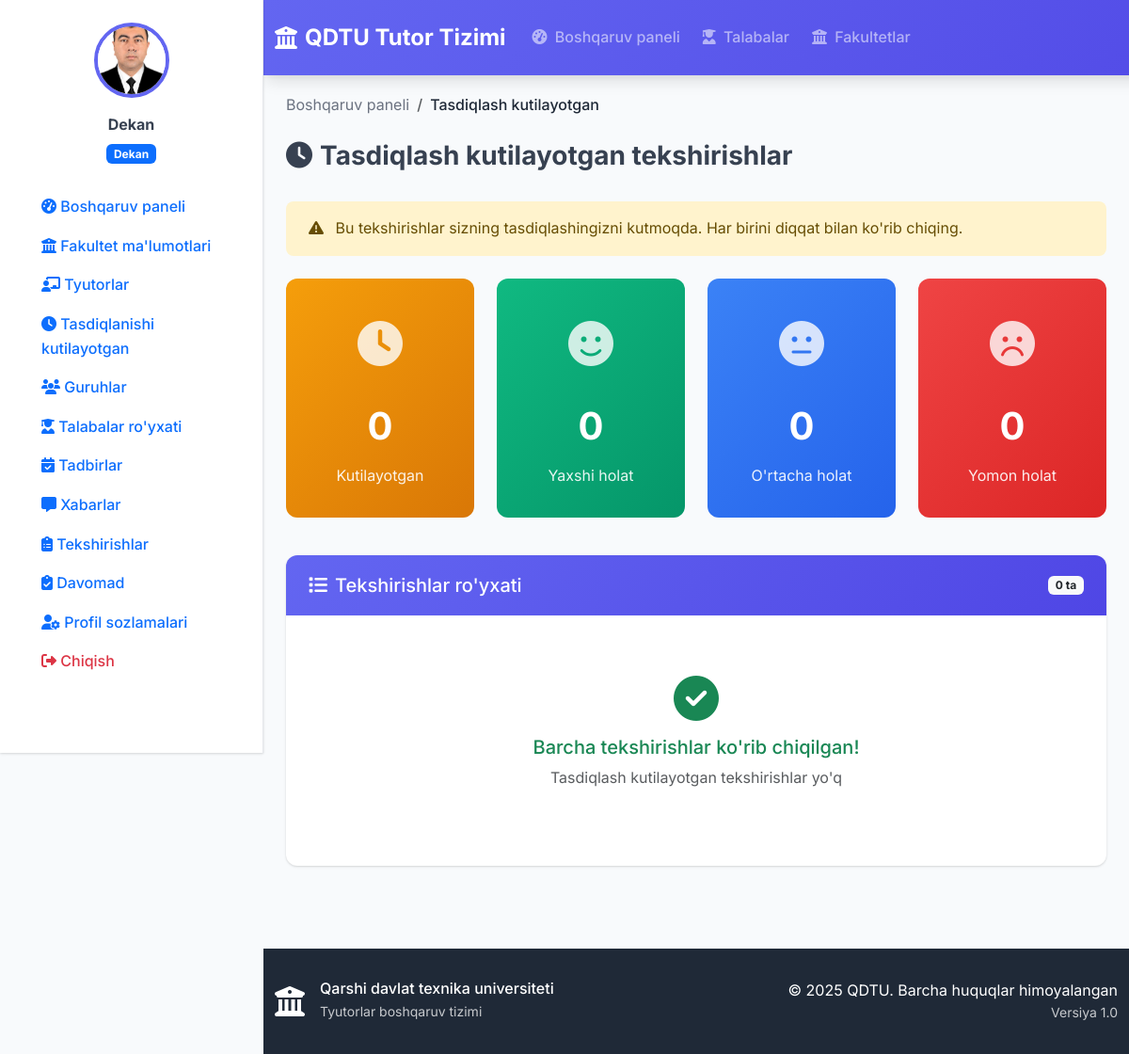
The page /housing/pending/ (signed in) on the database its author committed.
### accounts/models.py (models this page shows, shortened)
class User(AbstractUser):
    USER_TYPE_CHOICES = (
        ('rector', 'Rektor'),
        ('dean', 'Dekan'),
        ('tutor', 'Tutor'),
    )
    user_type = models.CharField(
        max_length=10,
        choices=USER_TYPE_CHOICES,
        verbose_name="Foydalanuvchi turi"
    )
    faculty = models.ForeignKey(
        'faculty.Faculty',
        on_delete=models.SET_NULL,
        null=True,
        blank=True,
        verbose_name="Fakultet"
    )
    profile_picture = models.ImageField(
        upload_to='profile_pics/',
        null=True,
        blank=True,
        verbose_name="Profil rasmi"
    )
    phone_number = models.CharField(
        max_length=20,
        blank=True,
        verbose_name="Telefon raqami"
    )
    class Meta:
        verbose_name = "Foydalanuvchi"
        verbose_name_plural = "Foydalanuvchilar"
    def is_rector(self):
        return self.user_type == 'rector'
    def is_dean(self):
        return self.user_type == 'dean'
    def is_tutor(self):
        return self.user_type == 'tutor'
    def get_full_name(self):
        return f"{self.first_name} {self.last_name}".strip() or self.username

### housing/views.py (the view)
# urls.py: path('pending/', views.pending_inspections, name='pending_inspections'),
@dean_required
def pending_inspections(request):
    inspections = HousingInspection.objects.filter(
        student__group__faculty=request.user.faculty,
        status='pending'
    ).order_by('-inspection_date')
    context = {
        'inspections': inspections,
    }
    return render(request, 'housing/pending_inspections.html', context)

### templates/housing/pending_inspections.html (shortened to what this page needs)
{% extends 'base.html' %}
{% block content %}
<div class="container-fluid">
    <div class="row mb-4">
        <div class="col">
            <nav aria-label="breadcrumb">
                <ol class="breadcrumb">
                    <li class="breadcrumb-item"><a href="{% url 'dashboard' %}">Boshqaruv paneli</a></li>
                    <li class="breadcrumb-item active">Tasdiqlash kutilayotgan</li>
                </ol>
            </nav>
            <h1 class="h3 fw-bold"><i class="fas fa-clock me-2"></i>Tasdiqlash kutilayotgan tekshirishlar</h1>
        </div>
    </div>
    <div class="alert alert-warning mb-4">
        <i class="fas fa-exclamation-triangle me-2"></i>
        Bu tekshirishlar sizning tasdiqlashingizni kutmoqda. Har birini diqqat bilan ko'rib chiqing.
    </div>
    <div class="row mb-4">
        <div class="col-lg-3 col-md-6 mb-3">
            <div class="stats-card warning">
                <div class="icon">
                    <i class="fas fa-clock"></i>
                </div>
                <div class="number">{{ inspections.count }}</div>
                <div class="label">Kutilayotgan</div>
            </div>
        </div>
        <div class="col-lg-3 col-md-6 mb-3">
            <div class="stats-card success">
                <div class="icon">
                    <i class="fas fa-smile"></i>
                </div>
                <div class="number">
                    {% with good=0 %}
                        {{ good }}
                    {% endwith %}
                </div>
                <div class="label">Yaxshi holat</div>
            </div>
        </div>
        <div class="col-lg-3 col-md-6 mb-3">
            <div class="stats-card info">
                <div class="icon">
                    <i class="fas fa-meh"></i>
                </div>
                <div class="number">
                    {% with average=0 %}
                        {{ average }}
                    {% endwith %}
                </div>
                <div class="label">O'rtacha holat</div>
            </div>
        </div>
        <div class="col-lg-3 col-md-6 mb-3">
            <div class="stats-card danger">
                <div class="icon">
                    <i class="fas fa-frown"></i>
                </div>
                <div class="number">
                    {% with poor=0 %}
                        {{ poor }}
                    {% endwith %}
                </div>
                <div class="label">Yomon holat</div>
            </div>
        </div>
    </div>
    <div class="card">
        <div class="card-header text-white d-flex justify-content-between align-items-center">
            <h5 class="mb-0"><i class="fas fa-list me-2"></i>Tekshirishlar ro'yxati</h5>
            <span class="badge bg-light text-dark">{{ inspections.count }} ta</span>
        </div>
        <div class="card-body">
            {% if inspections %}
                <div class="table-responsive">
                    <table class="table table-hover">
                        <thead>
                            <tr>
                                <th>Talaba</th>
                                <th>Tekshiruvchi</th>
                                <th>Sana</th>
                                <th>Holat</th>
                                <th>Izoh</th>
                                <th>Amallar</th>
                            </tr>
                        </thead>
                        <tbody>
                            {% for inspection in inspections %}
                                <tr>
                                    <td>
                                        <div class="d-flex align-items-center">
                                            <div class="rounded-circle bg-warning bg-gradient d-flex align-items-center justify-content-center me-3" style="width: 40px; height: 40px;">
                                                <span class="text-white fw-bold">{{ inspection.student.first_name|first }}{{ inspection.student.last_name|first }}</span>
                                            </div>
                                            <div>
                                                <div class="fw-medium">{{ inspection.student.full_name }}</div>
                                                <small class="text-muted">{{ inspection.student.group.name }}</small>
                                            </div>
                                        </div>
                                    </td>
                                    <td>{{ inspection.inspector.get_full_name }}</td>
                                    <td>
                                        <div class="fw-medium">{{ inspection.inspection_date|date:"d.m.Y" }}</div>
                                        <small class="text-muted">{{ inspection.inspection_date|date:"H:i" }}</small>
                                    </td>
                                    <td>
                                        {% if inspection.condition == 'good' %}
                                            <span class="condition-badge condition-good">Yaxshi</span>
                                        {% elif inspection.condition == 'average' %}
                                            <span class="condition-badge condition-average">O'rtacha</span>
                                        {% else %}
                                            <span class="condition-badge condition-poor">Yomon</span>
                                        {% endif %}
                                    </td>
                                    <td>{{ inspection.comment|truncatechars:50 }}</td>
                                    <td>
                                        <div class="btn-group" role="group">
                                            <a href="{% url 'inspection_detail' inspection.id %}" class="btn btn-outline-primary btn-sm">
                                                <i class="fas fa-eye"></i>
                                            </a>
                                            <a href="{% url 'review_inspection' inspection.id %}" class="btn btn-outline-success btn-sm">
                                                <i class="fas fa-check"></i>
                                            </a>
                                        </div>
                                    </td>
                                </tr>
                            {% endfor %}
                        </tbody>
                    </table>
                </div>
            {% else %}
                <div class="text-center py-5">
                    <i class="fas fa-check-circle fa-3x text-success mb-3"></i>
                    <h5 class="text-success">Barcha tekshirishlar ko'rib chiqilgan!</h5>
                    <p class="text-muted">Tasdiqlash kutilayotgan tekshirishlar yo'q</p>
                </div>
            {% endif %}
        </div>
    </div>
</div>
{% endblock %}

### templates/sidebar.html (shortened to what this page needs)
{% load static %}
<div class="sidebar" id="sidebar">
    <div class="sidebar-content">
        <div class="user-info text-center mb-4">
            {% if user.profile_picture %}
                <img src="{{ user.profile_picture.url }}" class="profile-image mb-3">
            {% else %}
                <div class="profile-initials mb-3">
                    {{ user.first_name|first|upper }}{{ user.last_name|first|upper }}
                </div>
            {% endif %}
            <div class="user-details">
                <div class="mb-1 fw-bold">{{ user.get_full_name }}</div>
                <div class="badge bg-primary">
                    {% if user.is_rector %}
                        Prorektor
                    {% elif user.is_dean %}
                        Dekan
                    {% elif user.is_tutor %}
                        Tutor
                    {% endif %}
                </div>
            </div>
        </div>
        <nav class="sidebar-nav">
            <ul class="nav flex-column">
                <li class="nav-item">
                    <a class="nav-link " href="{% url 'dashboard' %}">
                        <i class="fas fa-tachometer-alt"></i>
                        <span>Boshqaruv paneli</span>
                    </a>
                </li>
                {% if user.is_dean %}
                    <li class="nav-item">
                        <a class="nav-link {% if request.resolver_match.url_name == 'faculty_info' %}active{% endif %}" href="#" onclick="showFacultyInfo()">
                            <i class="fas fa-university"></i>
                            <span>Fakultet ma'lumotlari</span>
                        </a>
                    </li>
                    <li class="nav-item">
                        <a class="nav-link {% if request.resolver_match.url_name == 'tutor_list' %}active{% endif %}" href="{% url 'tutor_list' %}">
                            <i class="fas fa-chalkboard-teacher"></i>
                            <span>Tyutorlar</span>
                        </a>
                    </li>
                    <li class="nav-item">
                        <a class="nav-link {% if request.resolver_match.url_name == 'pending_inspections' %}active{% endif %}" href="{% url 'pending_inspections' %}">
                            <i class="fas fa-clock"></i>
                            <span>Tasdiqlanishi kutilayotgan</span>
                        </a>
                    </li>
                    <li class="nav-item">
                        <a class="nav-link {% if request.resolver_match.url_name == 'group_list' %}active{% endif %}" href="{% url 'group_list' %}">
                            <i class="fas fa-users"></i>
                            <span>Guruhlar</span>
                        </a>
                    </li>
                    <li class="nav-item">
                        <a class="nav-link {% if request.resolver_match.url_name == 'student_list' %}active{% endif %}" href="{% url 'student_list' %}">
                            <i class="fas fa-user-graduate"></i>
                            <span>Talabalar ro'yxati</span>
                        </a>
                    </li>
                    <li class="nav-item">
                        <a class="nav-link" href="{% url 'dean_events' %}">
                            <i class="fas fa-calendar-check"></i>
                            <span>Tadbirlar</span>
                        </a>
                    </li>
                    <li class="nav-item">
                        <a class="nav-link" href="{% url 'message_list' %}">
                            <i class="fas fa-message"></i>
                            <span>Xabarlar</span>
                        </a>
                    </li>
                {% endif %}
                <li class="nav-item">
                    <a class="nav-link {% if request.resolver_match.url_name == 'inspection_list' %}active{% endif %}" href="{% url 'inspection_list' %}">
                        <i class="fas fa-clipboard-list"></i>
                        <span>Tekshirishlar</span>
                    </a>
                </li>
                <li class="nav-item mt-auto">
                    <a href="{% url 'attendance_view' %}" class="nav-link flex items-center hover:bg-gray-100 {% if request.resolver_match.url_name == 'attendance_view' %}sidebar-active{% endif %}">
                        <i class="fas fa-clipboard-check mr-3"></i>
                        Davomad
                    </a>
                </li>
                <li class="nav-item mt-auto">
                    <a class="nav-link {% if request.resolver_match.url_name == 'profile' %}active{% endif %}" href="{% url 'profile' %}">
                        <i class="fas fa-user-cog"></i>
                        <span>Profil sozlamalari</span>
                    </a>
                </li>
                <li class="nav-item">
                    <a class="nav-link text-danger" href="{% url 'logout' %}">
                        <i class="fas fa-sign-out-alt"></i>
                        <span>Chiqish</span>
                    </a>
                </li>
            </ul>
        </nav>
    </div>
</div>

### templates/base.html (style rules this page uses)
:root { --primary-color: #6366f1; --primary-dark: #4f46e5; --secondary-color: #f59e0b; --success-color: #10b981; --warning-color: #f59e0b; --danger-color: #ef4444; --info-color: #3b82f6; --dark-color: #1f2937; --light-color: #f8fafc; --border-color: #e5e7eb; --text-muted: #6b7280; --shadow: 0 1px 3px 0 rgba(0, 0, 0, 0.1), 0 1px 2px 0 rgba(0, 0, 0, 0.06); --shadow-lg: 0 10px 15px -3px rgba(0, 0, 0, 0.1), 0 4px 6px -2px rgba(0, 0, 0, 0.05); }
* { font-family: 'Inter', sans-serif; }
body { background-color: #f8fafc; color: #374151; line-height: 1.6; margin: 0; padding-left: 0; transition: padding-left 0.3s ease; }
body.sidebar-open { padding-left: 280px; }
.card { border: none; border-radius: 12px; box-shadow: var(--shadow); transition: all 0.3s ease; overflow: hidden; }
.card-header { background: linear-gradient(135deg, var(--primary-color) 0%, var(--primary-dark) 100%); border: none; padding: 1.25rem 1.5rem; font-weight: 600; }
.nav-link { font-weight: 500; transition: all 0.3s ease; border-radius: 6px; margin: 0 0.25rem; }
.sidebar { position: fixed; top: 0; left: -280px; width: 280px; height: 100vh; background: white; border-right: 1px solid var(--border-color); box-shadow: var(--shadow); padding: 1.5rem; transition: left 0.3s ease; z-index: 1040; overflow-y: auto; }
.sidebar.open { left: 0; }
@media (min-width: 992px) { body { padding-left: 280px; } }
@media (min-width: 992px) { .sidebar { left: 0; top: 0; } }
.profile-image { width: 80px; height: 80px; border-radius: 50%; object-fit: cover; border: 4px solid var(--primary-color); }
.stats-card { background: linear-gradient(135deg, var(--primary-color) 0%, var(--primary-dark) 100%); color: white; border-radius: 12px; padding: 2rem; text-align: center; transition: all 0.3s ease; }
.stats-card.success { background: linear-gradient(135deg, var(--success-color) 0%, #059669 100%); }
.stats-card.warning { background: linear-gradient(135deg, var(--warning-color) 0%, #d97706 100%); }
.stats-card.danger { background: linear-gradient(135deg, var(--danger-color) 0%, #dc2626 100%); }
.stats-card.info { background: linear-gradient(135deg, var(--info-color) 0%, #2563eb 100%); }
.stats-card .icon { font-size: 3rem; margin-bottom: 1rem; opacity: 0.8; }
.stats-card .number { font-size: 2.5rem; font-weight: 700; margin-bottom: 0.5rem; }
.stats-card .label { font-size: 1rem; opacity: 0.9; }
.alert { border: none; border-radius: 8px; padding: 1rem 1.5rem; }
.breadcrumb { background: none; padding: 0; margin-bottom: 1.5rem; }
.breadcrumb-item a { color: var(--text-muted); text-decoration: none; }
.breadcrumb-item.active { color: var(--dark-color); font-weight: 500; }

### rows shown on the page
User: profile_picture (picture), get_full_name "Dekan"

### other values the page prints
{{ inspections.count }} "0"
{{ good }} "0"
{{ average }} "0"
{{ poor }} "0"
